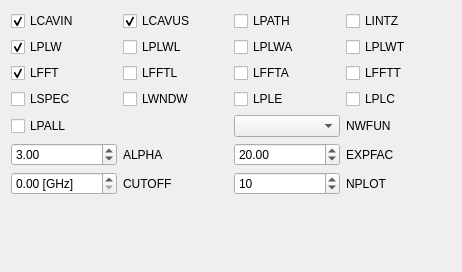
             <widget class="QWidget" name="plotPage">
              <property name="geometry">
               <rect>
                <x>0</x>
                <y>0</y>
                <width>462</width>
                <height>272</height>
               </rect>
              </property>
              <attribute name="label">
               <string>Plot</string>
              </attribute>
              <attribute name="toolTip">
               <string>Plot settings (p)</string>
              </attribute>
              <layout class="QVBoxLayout" name="verticalLayout_14">
               <item>
                <layout class="QGridLayout" name="gridLayout_9">
                 <item row="0" column="1">
                  <widget class="QCheckBox" name="LCAVUS">
                   <property name="toolTip">
                    <string>Plot cavity shape actually used. When more than one
radial mesh sizes are used, the radial coordinates of their
borders are (not) marked by arrows in the plot.</string>
                   </property>
                   <property name="text">
                    <string>LCAVUS</string>
                   </property>
                   <property name="checked">
                    <bool>true</bool>
                   </property>
                  </widget>
                 </item>
                 <item row="0" column="2">
                  <widget class="QCheckBox" name="LPATH">
                   <property name="toolTip">
                    <string>Plot the Napoly-Zotter contour on cavity shape plots.</string>
                   </property>
                   <property name="text">
                    <string>LPATH</string>
                   </property>
                  </widget>
                 </item>
                 <item row="0" column="0">
                  <widget class="QCheckBox" name="LCAVIN">
                   <property name="toolTip">
                    <string>Plot cavity shape input.</string>
                   </property>
                   <property name="text">
                    <string>LCAVIN</string>
                   </property>
                   <property name="checked">
                    <bool>true</bool>
                   </property>
                  </widget>
                 </item>
                 <item row="3" column="3">
                  <widget class="QCheckBox" name="LPLC">
                   <property name="toolTip">
                    <string>Plot total current lines at subsequent time steps for the
monopole case (MROT=0). If this is true, LCBACK must
be false.</string>
                   </property>
                   <property name="text">
                    <string>LPLC</string>
                   </property>
                  </widget>
                 </item>
                 <item row="3" column="2">
                  <widget class="QCheckBox" name="LPLE">
                   <property name="toolTip">
                    <string>Plot electric field lines at subsequent time steps for the
monopole case (MROT=0). If this is true, LCBACK must
be false.</string>
                   </property>
                   <property name="text">
                    <string>LPLE</string>
                   </property>
                  </widget>
                 </item>
                 <item row="3" column="1">
                  <widget class="QCheckBox" name="LWNDW">
                   <property name="toolTip">
                    <string>When LWNDW=.T., the data windowing [6] is applied to
wake potential data to reduce the undesirable effects
related to spectral leakage.</string>
                   </property>
                   <property name="text">
                    <string>LWNDW</string>
                   </property>
                   <property name="checked">
                    <bool>false</bool>
                   </property>
                  </widget>
                 </item>
                 <item row="3" column="0">
                  <widget class="QCheckBox" name="LSPEC">
                   <property name="toolTip">
                    <string>Calculate the frequency spectrum of a longitudinal loss
factor (or deposited energy) and its integration over
frequency as a function of the upper limit of frequency of
this integration and plot them.
This option is applied only to MROT=0 case.</string>
                   </property>
                   <property name="text">
                    <string>LSPEC</string>
                   </property>
                  </widget>
                 </item>
                 <item row="0" column="3">
                  <widget class="QCheckBox" name="LINTZ">
                   <property name="toolTip">
                    <string>Integrate the real part of each impedance over frequency
and plot it as a function of the upper limit of this
integration. This option is useful to find areas of each
resonance peak.</string>
                   </property>
                   <property name="text">
                    <string>LINTZ</string>
                   </property>
                  </widget>
                 </item>
                 <item row="2" column="3">
                  <widget class="QCheckBox" name="LFFTT">
                   <property name="toolTip">
                    <string>Calculate the real and imaginary parts of transverse
impedance and plot them.</string>
                   </property>
                   <property name="text">
                    <string>LFFTT</string>
                   </property>
                  </widget>
                 </item>
                 <item row="2" column="2">
                  <widget class="QCheckBox" name="LFFTA">
                   <property name="toolTip">
                    <string>Calculate the real and imaginary parts of azimuthal
impedance and plot them.</string>
                   </property>
                   <property name="text">
                    <string>LFFTA</string>
                   </property>
                  </widget>
                 </item>
                 <item row="2" column="1">
                  <widget class="QCheckBox" name="LFFTL">
                   <property name="toolTip">
                    <string>Calculate the real and imaginary parts of longitudinal
impedance and plot them.</string>
                   </property>
                   <property name="text">
                    <string>LFFTL</string>
                   </property>
                  </widget>
                 </item>
                 <item row="2" column="0">
                  <widget class="QCheckBox" name="LFFT">
                   <property name="toolTip">
                    <string>Calculate the real and imaginary parts of all impedance,
and plot them.</string>
                   </property>
                   <property name="text">
                    <string>LFFT</string>
                   </property>
                   <property name="checked">
                    <bool>true</bool>
                   </property>
                  </widget>
                 </item>
                 <item row="1" column="3">
                  <widget class="QCheckBox" name="LPLWT">
                   <property name="toolTip">
                    <string>Plot the transverse wake potential.</string>
                   </property>
                   <property name="text">
                    <string>LPLWT</string>
                   </property>
                  </widget>
                 </item>
                 <item row="1" column="2">
                  <widget class="QCheckBox" name="LPLWA">
                   <property name="toolTip">
                    <string>Plot the azimuthal wake potential.</string>
                   </property>
                   <property name="text">
                    <string>LPLWA</string>
                   </property>
                  </widget>
                 </item>
                 <item row="1" column="1">
                  <widget class="QCheckBox" name="LPLWL">
                   <property name="toolTip">
                    <string>Plot the longitudinal wake potential.</string>
                   </property>
                   <property name="text">
                    <string>LPLWL</string>
                   </property>
                  </widget>
                 </item>
                 <item row="1" column="0">
                  <widget class="QCheckBox" name="LPLW">
                   <property name="toolTip">
                    <string>Plot all wake potentials.</string>
                   </property>
                   <property name="text">
                    <string>LPLW</string>
                   </property>
                   <property name="checked">
                    <bool>true</bool>
                   </property>
                  </widget>
                 </item>
                </layout>
               </item>
               <item>
                <layout class="QGridLayout" name="gridLayout_8">
                 <item row="1" column="2">
                  <widget class="QDoubleSpinBox" name="EXPFAC">
                   <property name="toolTip">
                    <string>CUTOFF frequency is changed by a factor of
log(EXPFAC/20) from the default value.</string>
                   </property>
                   <property name="value">
                    <double>20.000000000000000</double>
                   </property>
                  </widget>
                 </item>
                 <item row="1" column="0">
                  <widget class="QDoubleSpinBox" name="ALPHA">
                   <property name="toolTip">
                    <string>Alpha parameter of the window functions.</string>
                   </property>
                   <property name="value">
                    <double>3.000000000000000</double>
                   </property>
                  </widget>
                 </item>
                 <item row="2" column="0">
                  <widget class="QDoubleSpinBox" name="CUTOFF">
                   <property name="toolTip">
                    <string>The cutoff frequency for plots of the Fourier transforms of
wake potentials. At the default value, CUTOFF is
determined so that the exponential correction factor due to
the bunch length, exp((2π*CUTOFF⋅SIG)2/2c2), is
EXPFAC (default=20), where c is the speed of light.</string>
                   </property>
                   <property name="suffix">
                    <string> [GHz]</string>
                   </property>
                  </widget>
                 </item>
                 <item row="1" column="1">
                  <widget class="QLabel" name="label_24">
                   <property name="text">
                    <string>ALPHA</string>
                   </property>
                  </widget>
                 </item>
                 <item row="2" column="2">
                  <widget class="QSpinBox" name="NPLOT">
                   <property name="toolTip">
                    <string>Number of field lines that a bunch carries when it enters a
structure. At the default mode, the field lines of given
strength are plotted, and thus the number of field lines
may vary from one plot to another.</string>
                   </property>
                   <property name="value">
                    <number>10</number>
                   </property>
                  </widget>
                 </item>
                 <item row="2" column="1">
                  <widget class="QLabel" name="label_25">
                   <property name="text">
                    <string>CUTOFF</string>
                   </property>
                  </widget>
                 </item>
                 <item row="1" column="3">
                  <widget class="QLabel" name="label_26">
                   <property name="text">
                    <string>EXPFAC</string>
                   </property>
                  </widget>
                 </item>
                 <item row="2" column="3">
                  <widget class="QLabel" name="label_27">
                   <property name="text">
                    <string>NPLOT</string>
                   </property>
                  </widget>
                 </item>
                 <item row="0" column="2">
                  <widget class="QComboBox" name="NWFUN">
                   <property name="toolTip">
                    <string>Choice of the window functions.</string>
                   </property>
                  </widget>
                 </item>
                 <item row="0" column="3">
                  <widget class="QLabel" name="label_28">
                   <property name="text">
                    <string>NWFUN</string>
                   </property>
                  </widget>
                 </item>
                 <item row="0" column="0">
                  <widget class="QCheckBox" name="LPALL">
                   <property name="toolTip">
                    <string>When LPALL=.T., the mode of field line plotting is
switched to the mode in which a fixed number of field
lines (specified by NPLOT) are plotted at each time step,
regardless of the strength of remnant wake fields.</string>
                   </property>
                   <property name="text">
                    <string>LPALL</string>
                   </property>
                  </widget>
                 </item>
                </layout>
               </item>
               <item>
                <spacer name="verticalSpacer_7">
                 <property name="orientation">
                  <enum>Qt::Vertical</enum>
                 </property>
                 <property name="sizeHint" stdset="0">
                  <size>
                   <width>20</width>
                   <height>40</height>
                  </size>
                 </property>
                </spacer>
               </item>
              </layout>
             </widget>
